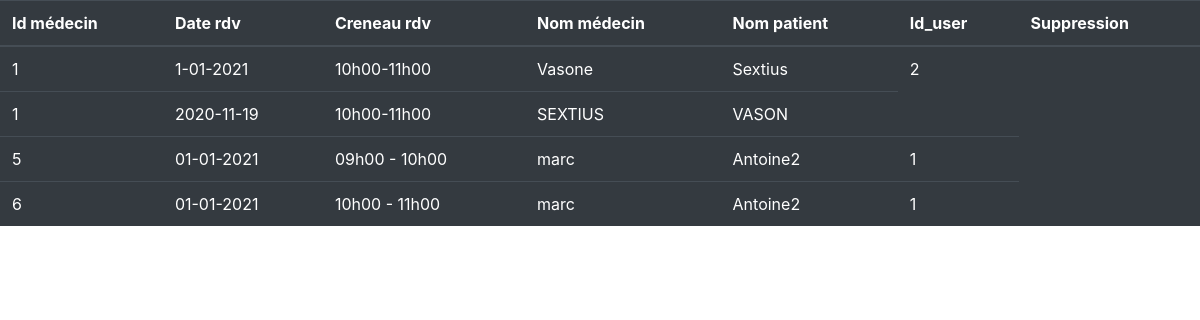
Page /traitement/traitement_vue_donnee_rdv.php on the committed database.
### tables this page shows
CREATE TABLE IF NOT EXISTS `rdv` (
  `id` int(11) NOT NULL AUTO_INCREMENT,
  `nom_medecin` varchar(255) NOT NULL,
  `id_user` int(11) NOT NULL,
  `id_medecin` int(11) NOT NULL,
  `date_rdv` varchar(255) NOT NULL,
  `creneau_rdv` varchar(255) NOT NULL,
  `nom_patient` varchar(255) NOT NULL,
  PRIMARY KEY (`id`)
);

### traitement/traitement_vue_donnee_rdv.php (the view, shortened to what this page needs)
<link rel="stylesheet" href="https://cdn.jsdelivr.net/npm/bootstrap@4.5.3/dist/css/bootstrap.min.css">
<?php
$manager = new Manager();
$db = $manager->connexion_bd();
$medecin = "SELECT id_medecin,date_rdv,creneau_rdv,nom_medecin,nom_patient,id_user from rdv";
$request = $db->query($medecin);
$tab_connect = $request->fetchall();
 ?>
 <table class="table table-dark">
   <thead>
     <tr>
       <th scope="col">Id médecin</th>
       <th scope="col">Date rdv</th>
        <th scope="col">Creneau rdv</th>
        <th scope="col">Nom médecin</th>
        <th scope="col">Nom patient </th>
        <th scope="col">Id_user</th>
       <th scope="col">Suppression</th>
     </tr>
   </thead>
   <tbody>
      <?php
      for ($i=0; $i < count($tab_connect); $i++) {?>
<tr>
      <?php
        foreach (array_unique($tab_connect[$i]) as $key => $value) {
        ?>
          <td class='bg bg-dark'><?php echo $value; ?></td>
  <?php  } ?>
</tr>
   <?php
      }
    ?>
   </tbody>
 </table>

### rows in the picture
rdv: id_medecin "1", date_rdv "1-01-2021", creneau_rdv "10h00-11h00", nom_medecin "Vasone", nom_patient "Sextius", id_user "2"
rdv: id_medecin "1", date_rdv "2020-11-19", creneau_rdv "10h00-11h00", nom_medecin "SEXTIUS", nom_patient "VASON"
rdv: id_medecin "5", date_rdv "01-01-2021", creneau_rdv "09h00 - 10h00", nom_medecin "marc", nom_patient "Antoine2", id_user "1"
rdv: id_medecin "6", date_rdv "01-01-2021", creneau_rdv "10h00 - 11h00", nom_medecin "marc", nom_patient "Antoine2", id_user "1"
